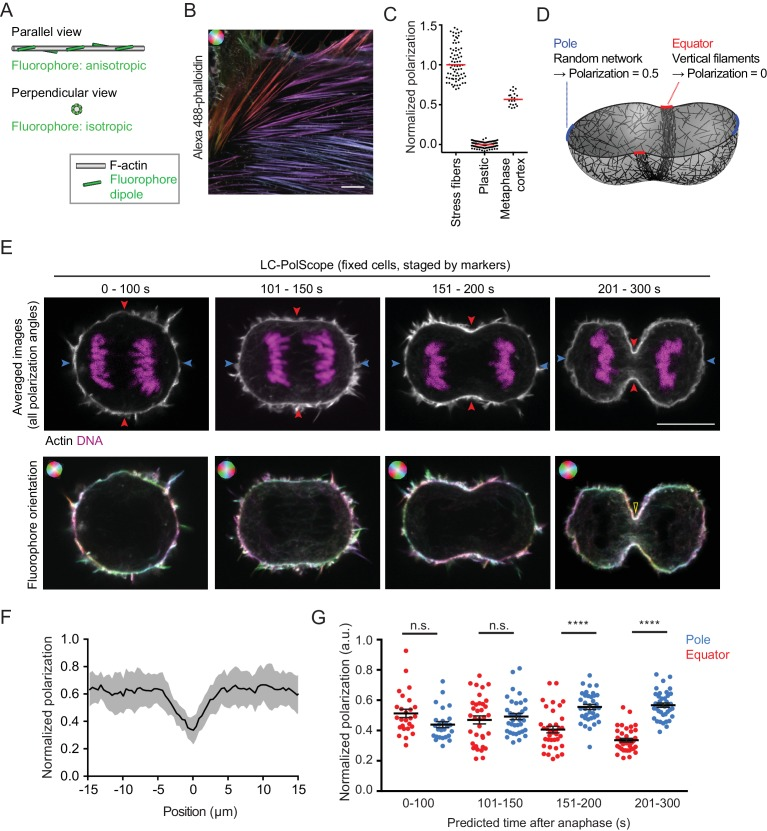
#> input picture img/bio/cell_division.jpg, 767 x 831 px
$ python -i reproduce_pi_area_extraction.py   (imports and definitions only)
#> lines starting #> are read from the running program, lines starting #| are printed output that depends on the picture; after the words box and inside, x2 and y2 are one past the last pixel; in counts of white or black regions, pixels touching at a corner belong together
"""V2 imaging measurement-protocol gate — reproduce PI's CSV `Area_px` from saved mask PNGs.

Paired lock: ``docs/v2/v2_imaging_measurement_protocol_gate_locked.md``.

The 260313 dataset is a multi-cell / spheroid-stage validation reservoir
(V2-3/V2-5 territory), NOT a Layer 1 single-cell anchor; this script
validates the **measurement protocol** (top-down spheroid projection
area), not Layer 1 single-cell physics.

Source-pipeline reproduction of PI's analysis at /Users/sw1/Desktop/spread_analysis/spread_infer.py.
Canonical algorithm = `build_row_from_saved_mask` (spread_infer.py:661):
  cv2.findContours(mask, RETR_EXTERNAL, CHAIN_APPROX_SIMPLE)
  -> select_central_contour(contours, w, h) with CENTER_MAX_DIST_FRAC=0.45,
     BORDER_MARGIN_PX=12, REJECT_TOUCH_BORDER=True, cost = dist + 0.0005/(area+1e-6)
  -> Area_px = cv2.contourArea(cnt) (Green's theorem polygon area, NOT pixel count)
  -> Area_um2 = Area_px * PIXEL_AREA_UM2 (= 2.048**2 = 4.194304 um^2/px)

Per Codex guardrail id=2304: Lam4 Position(31) is excluded from the protocol-identification
set BY PI DIRECTIVE (provenance, not tolerance tuning); reported separately.

Tolerance is justified from cv2 / float roundoff, not from observed residuals.

Run via .venv-collab (which has cv2 4.13.0 installed for this verification only):
    /Users/sw1/ActiveCellSim/.venv-collab/bin/python \
        scripts/v2/reproduce_pi_area_extraction.py
"""

from __future__ import annotations

import math
import sys
from dataclasses import dataclass
from pathlib import Path

import cv2
import numpy as np
import pandas as pd

# PI source constants (spread_infer.py:55-57)
BORDER_MARGIN_PX = 12
REJECT_TOUCH_BORDER = True
CENTER_MAX_DIST_FRAC = 0.45
PIXEL_AREA_UM2 = 4.194304  # = 2.048**2 um^2/px

REPO = Path(__file__).resolve().parents[2]
IMAGING_ROOT = REPO / "data" / "experimental" / "imaging"
GROUPS = {
    "Bare": REPO / "data" / "experimental" / "260313_Bare.csv",
    "Lam4": REPO / "data" / "experimental" / "260313_Lam4.csv",
    "Pre": REPO / "data" / "experimental" / "260313_Pre.csv",
}

PI_DIRECTED_PROVENANCE_EXCLUSIONS = {
    # PI-directed provenance exclusion: Lam4 Position(31) — excluded from
    # protocol-identification set; reported separately. NOT tolerance tuning.
    ("Lam4", "Position(31)"),
}


def contour_centroid(cnt):
    M = cv2.moments(cnt)
    if M["m00"] == 0:
        return None
    return (M["m10"] / M["m00"], M["m01"] / M["m00"])


def touches_border(cnt, w, h, margin_px=BORDER_MARGIN_PX):
    x, y, bw, bh = cv2.boundingRect(cnt)
    if x <= margin_px or y <= margin_px:
        return True
    if (x + bw) >= (w - margin_px) or (y + bh) >= (h - margin_px):
        return True
    return False


def select_central_contour(contours, img_w, img_h):
    """Mirror of spread_infer.py:312 — pick the most centred non-border contour."""
    if not contours:
        return None
    cx0, cy0 = img_w / 2.0, img_h / 2.0
    diag = math.sqrt(img_w * img_w + img_h * img_h)
    max_dist = diag * CENTER_MAX_DIST_FRAC

    best = None
    best_cost = 1e18

    for cnt in contours:
        area = cv2.contourArea(cnt)
        if area <= 0:
            continue
        c = contour_centroid(cnt)
        if c is None:
            continue
        cx, cy = c
        dist = math.sqrt((cx - cx0) ** 2 + (cy - cy0) ** 2)
        if dist > max_dist:
            continue
        if REJECT_TOUCH_BORDER and touches_border(cnt, img_w, img_h):
            continue
        cost = dist + 0.0005 * (1.0 / (area + 1e-6))
        if cost < best_cost:
            best_cost = cost
            best = cnt

    if best is None:
        for cnt in contours:
            area = cv2.contourArea(cnt)
            if area <= 0:
                continue
            c = contour_centroid(cnt)
            if c is None:
                continue
            cx, cy = c
            dist = math.sqrt((cx - cx0) ** 2 + (cy - cy0) ** 2)
            if dist < best_cost:
                best_cost = dist
                best = cnt
    return best


def area_from_mask(mask_path: Path) -> tuple[float | None, tuple[int, int] | None]:
#> called with mask_path = '../../img/bio/cell_division.jpg'
    mask = cv2.imread(str(mask_path), cv2.IMREAD_GRAYSCALE)
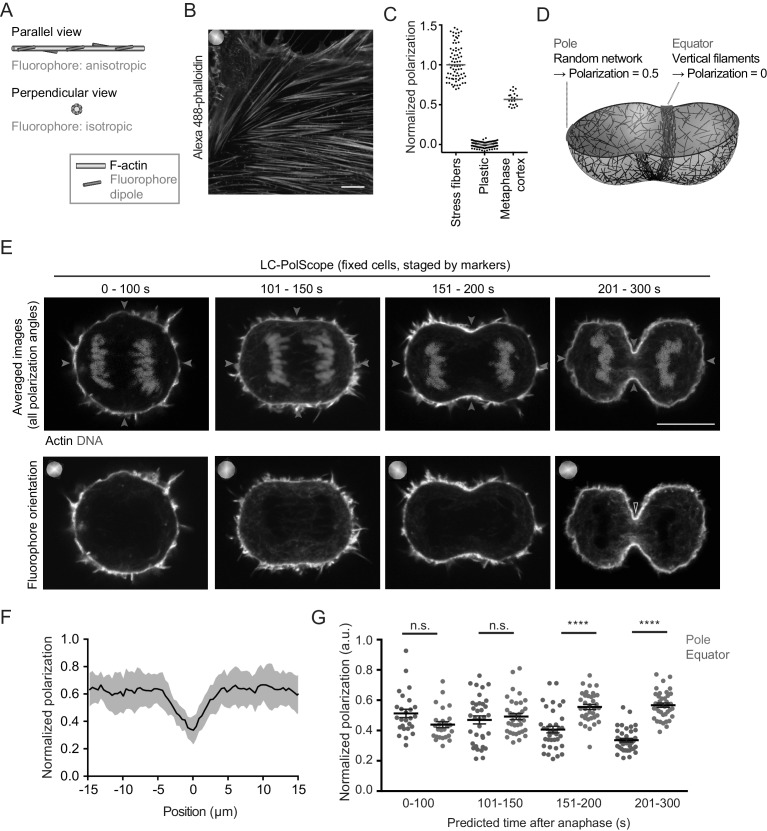
#> mask: shape (831, 767); min 0, max 255, mean 172.7
    if mask is None:
        return None, None
    cnts, _ = cv2.findContours(mask, cv2.RETR_EXTERNAL, cv2.CHAIN_APPROX_SIMPLE)
#> cnts = [[[0, 0], [0, 830], [766, 830], [766, 0]]]
    cnt = select_central_contour(cnts, mask.shape[1], mask.shape[0])
#> the loop in select_central_contour, `for cnt in contours:` made 1 pass
#> (cnt, area, cx, cy, dist) on pass 1: ([[0, 0], [0, 830], [766, 830], [766, 0]], 635780, 383, 415, 0.707)
#> after the loop in select_central_contour, `for cnt in contours:`: best_cost = 1e+18
#> the loop in select_central_contour, `for cnt in contours:` made 1 pass
#> (area, cx, cy, dist, best_cost, best) on pass 1: (635780, 383, 415, 0.707, 0.707, [[0, 0], [0, 830], [766, 830], [766, 0]])
#> after the loop in select_central_contour, `for cnt in contours:`: best_cost = 0.707
#> cnt = [[0, 0], [0, 830], [766, 830], [766, 0]]
    if cnt is None:
        return 0.0, mask.shape
    return float(cv2.contourArea(cnt)), mask.shape


def mask_path_for_row(group: str, series: str, filename: str) -> Path:
    base = Path(filename).stem
    return IMAGING_ROOT / f"260313_{group}" / series / f"{base}_mask.png"


@dataclass
class RowResult:
    group: str
    series: str
    frame: int
    filename: str
    csv_area_px: float
    repro_area_px: float | None
    rel_residual: float | None
    mask_present: bool
    provenance_status: str  # 'normal' | 'excluded_by_pi_measurement_provenance' | 'mask_missing'


# [125 lines left out: functions reproduce_one_csv, summarise, main, not called in this run]


# [2 lines not run here, left out]

>>> result = area_from_mask('../../img/bio/cell_division.jpg')
#> result = (635780, (831, 767))

$ run again, on img/bio/cell_polarization.jpg
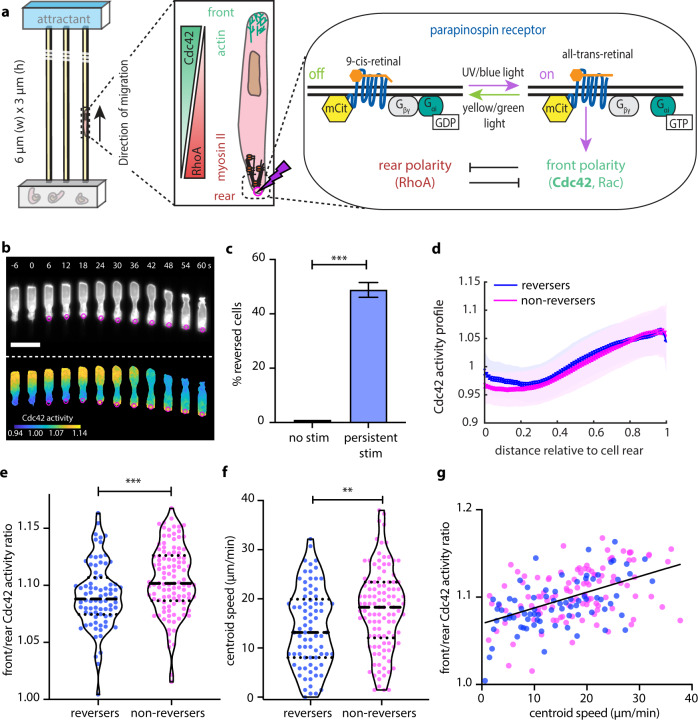
#> input picture img/bio/cell_polarization.jpg, 698 x 720 px
#> in area_from_mask, `mask = cv2.imread(str(mask_path), cv2.IMREAD_GRAYSCALE)`:
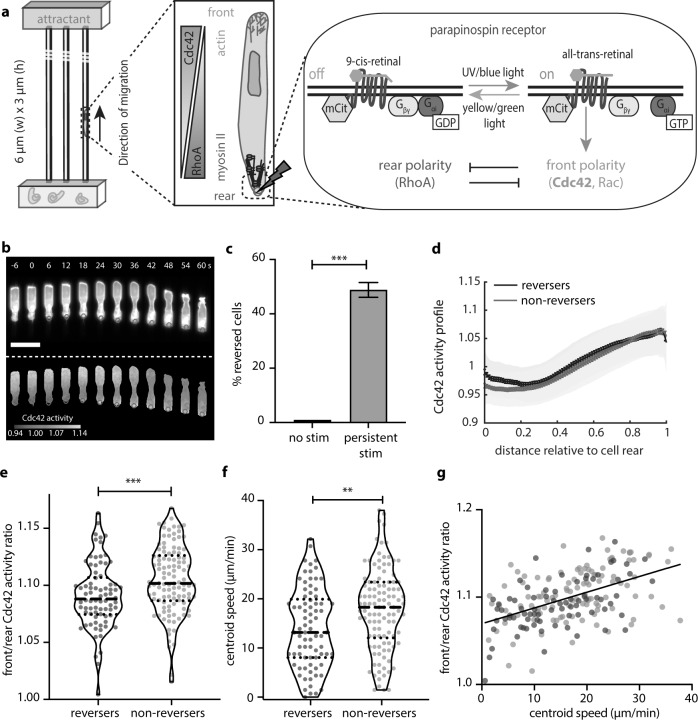
#> mask: shape (720, 698); min 0, max 255, mean 221.5
#> cnts = [[[0, 0], [0, 719], [697, 719], [697, 0]]]
#> the loop in select_central_contour, `for cnt in contours:` made 1 pass
#> (cnt, area, cx, cy, dist) on pass 1: ([[0, 0], [0, 719], [697, 719], [697, 0]], 501143, 348.5, 359.5, 0.707)
#> after the loop in select_central_contour, `for cnt in contours:`: best_cost = 1e+18
#> the loop in select_central_contour, `for cnt in contours:` made 1 pass
#> (area, cx, cy, dist, best_cost, best) on pass 1: (501143, 348.5, 359.5, 0.707, 0.707, [[0, 0], [0, 719], [697, 719], [697, 0]])
#> after the loop in select_central_contour, `for cnt in contours:`: best_cost = 0.707
#> in area_from_mask, `cnt = select_central_contour(cnts, mask.shape[1], mask.shape[0])`: cnt = [[0, 0], [0, 719], [697, 719], [697, 0]]
#> result = (501143, (720, 698))

$ run again, on img/bio/epithelial_packing.jpg
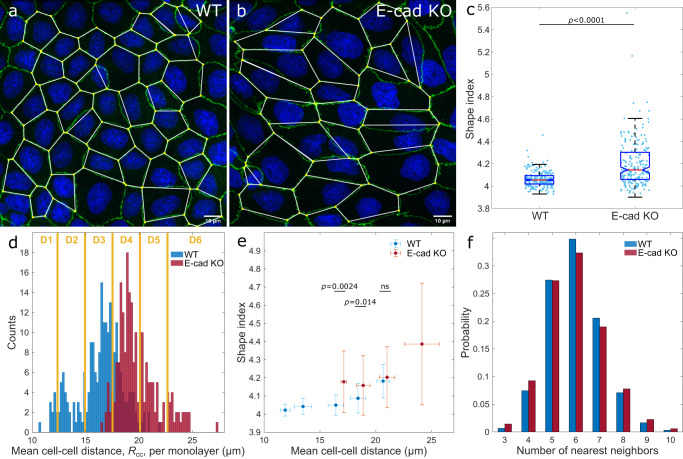
#> input picture img/bio/epithelial_packing.jpg, 683 x 459 px
#> in area_from_mask, `mask = cv2.imread(str(mask_path), cv2.IMREAD_GRAYSCALE)`:
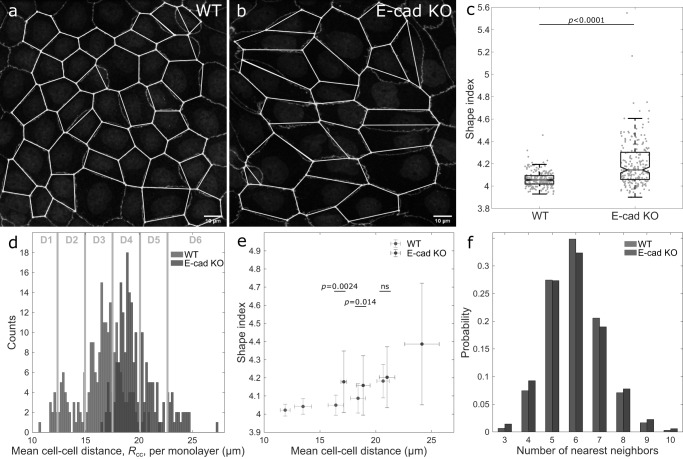
#> mask: shape (459, 683); min 0, max 255, mean 167.8
#> cnts = 1 contour; box (x1, y1, x2, y2) and area: (0, 0, 683, 459) 312352
#> the loop in select_central_contour, `for cnt in contours:` made 1 pass
#> (area, cx, cy, dist) on pass 1: (312352, 341, 229, 0.703)
#> after the loop in select_central_contour, `for cnt in contours:`: best_cost = 1e+18
#> the loop in select_central_contour, `for cnt in contours:` made 1 pass
#> (area, cx, cy, dist, best_cost) on pass 1: (312352, 341, 229, 0.703, 0.703)
#> after the loop in select_central_contour, `for cnt in contours:`: best = contour of 16 points, box (x1, y1, x2, y2) (0, 0, 683, 459), area 312352; best_cost = 0.703
#> cnt has the same summary as best in select_central_contour
#> result = (312352, (459, 683))

$ run again, on img/bio/focal_adhesion.jpg
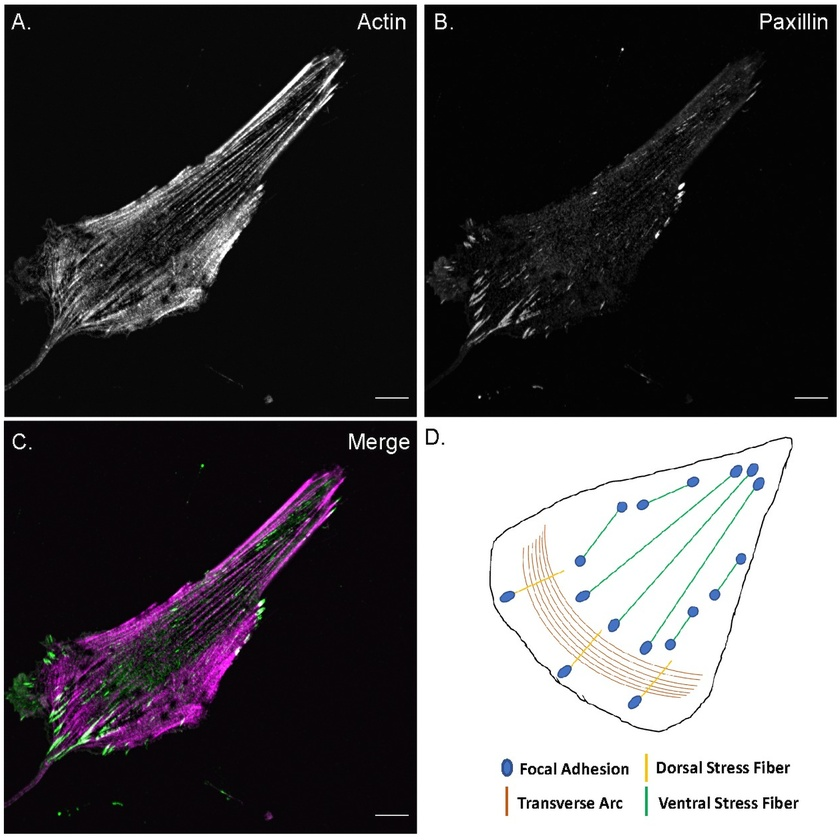
#> input picture img/bio/focal_adhesion.jpg, 840 x 840 px, shrunk from 1500 x 1500 before the run
#> in area_from_mask, `mask = cv2.imread(str(mask_path), cv2.IMREAD_GRAYSCALE)`:
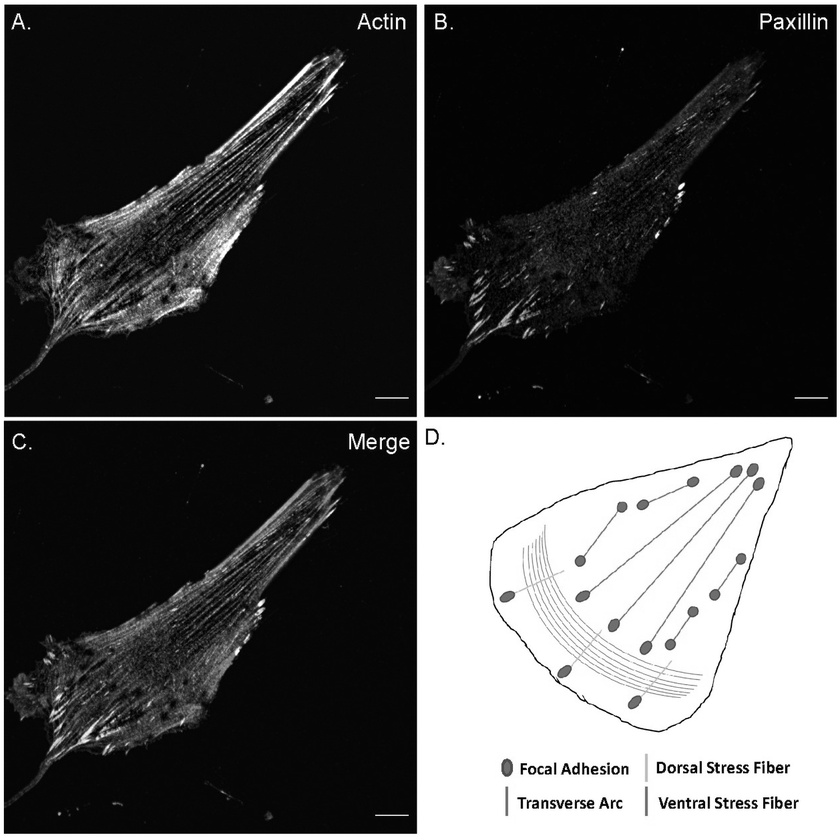
#> mask: shape (840, 840); min 0, max 255, mean 79.5
#> cnts = [[[0, 0], [0, 839], [839, 839], [839, 0]]]
#> the loop in select_central_contour, `for cnt in contours:` made 1 pass
#> (cnt, area, cx, cy, dist) on pass 1: ([[0, 0], [0, 839], [839, 839], [839, 0]], 703921, 419.5, 419.5, 0.707)
#> after the loop in select_central_contour, `for cnt in contours:`: best_cost = 1e+18
#> the loop in select_central_contour, `for cnt in contours:` made 1 pass
#> (area, cx, cy, dist, best_cost, best) on pass 1: (703921, 419.5, 419.5, 0.707, 0.707, [[0, 0], [0, 839], [839, 839], [839, 0]])
#> after the loop in select_central_contour, `for cnt in contours:`: best_cost = 0.707
#> in area_from_mask, `cnt = select_central_contour(cnts, mask.shape[1], mask.shape[0])`: cnt = [[0, 0], [0, 839], [839, 839], [839, 0]]
#> result = (703921, (840, 840))
